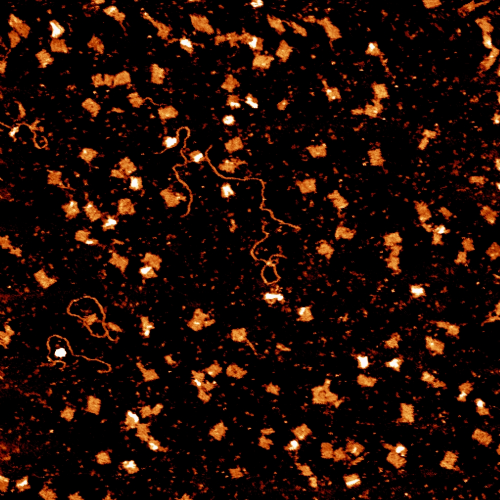
#> input picture DNA_obj_detction/images/proteins.jpg, 1000 x 1000 px, found by its file name (shown at 1/2 size)
$ python cv03.py
#> lines starting #> are read from the running program, lines starting #| are printed output that depends on the picture; after the words box and inside, x2 and y2 are one past the last pixel; in counts of white or black regions, pixels touching at a corner belong together
# -*- coding: utf-8 -*-
#

# --- step 1. libraries
import cv2
import numpy as np
import matplotlib.pyplot as plt


# --- step 2. load an image
image_path = 'images/';
img = cv2.imread(image_path + 'proteins.jpg', cv2.IMREAD_GRAYSCALE);
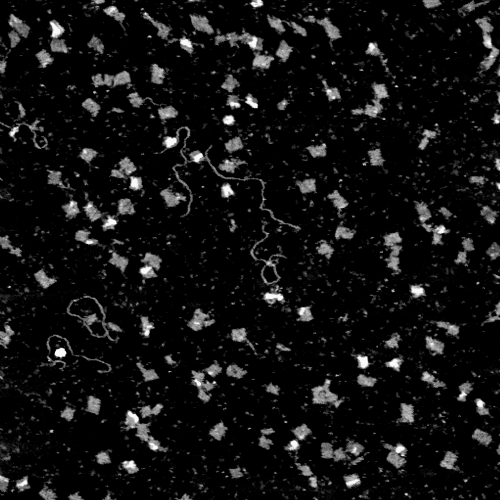
#> img: shape (1000, 1000) (shown at 1/2 size); min 0, max 250, mean 17.8


plt.imshow(img, cmap='gray')
plt.show()

'''
ret,thresh1 = cv2.threshold(img,127,255,cv2.THRESH_BINARY)
ret,thresh2 = cv2.threshold(img,127,255,cv2.THRESH_BINARY_INV)
ret,thresh3 = cv2.threshold(img,127,255,cv2.THRESH_TRUNC)
ret,thresh4 = cv2.threshold(img,127,255,cv2.THRESH_TOZERO)
ret,thresh5 = cv2.threshold(img,127,255,cv2.THRESH_TOZERO_INV)
titles = ['Original Image','BINARY','BINARY_INV','TRUNC','TOZERO','TOZERO_INV']
images = [img, thresh1, thresh2, thresh3, thresh4, thresh5]
for i in range(6):
    plt.subplot(2,3,i+1),plt.imshow(images[i],'gray')
    plt.title(titles[i])
    plt.xticks([]),plt.yticks([])
plt.show()
'''

# --- step 3. apply a threshold
ret,img_th1 = cv2.threshold(img,68,255,cv2.THRESH_BINARY)
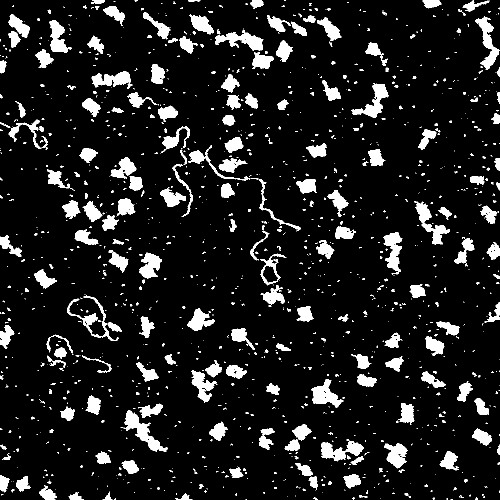
#> img_th1: shape (1000, 1000) (shown at 1/2 size); 10.8% white; 1349 white regions (1032 under 20 px), largest, box (x1, y1, x2, y2) and area: (247, 821, 336, 904) 2113, (950, 33, 999, 140) 1829, (430, 59, 527, 102) 1775
plt.imshow(img_th1, 'gray')
plt.show()

#cv2.imwrite(image_path + 'img_th1.jpg', img_th1)


# --- step 4. resize an image
# resize the image to (1/2, 1/2)
h,w = img_th1.shape
#> h = 1000; w = 1000

img_half = cv2.resize(img_th1, ((int) (h/2), (int) (w/2)) )
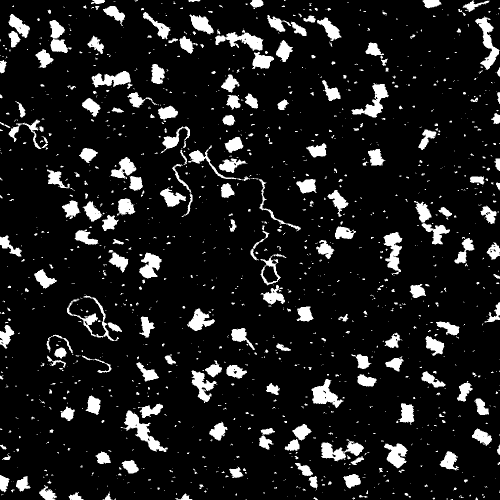
#> img_half: shape (500, 500); min 0, max 255, mean 27.5
#(int) (h/2), (int) (w/2))

plt.imshow(img_half, 'gray')
plt.show()

# --- step 5. filter
# remove outliers
def rm_outliers(img, r=2.0, th = 50):
#> called with r = 2, th = 50
    h, w = img.shape[:2] # load the height and width
#> h = 500; w = 500

    #create a mask with (radius) r is 2
    if r != 2:  # currently we don't consider other radius
        return


    # when the radius is 2

    # assign values to the 4 cornors
    # when radius is 2, the 4 cornors are not included
    mask = np.zeros((5, 5))
    mask[4][0] = 255
    mask[4][4] = 255

    for ih in range(2, h-2):
        for jw in range(2, w-2):

            for i in range(5):
                for j in range(5):

                    if (i == 0 and j == 0) \
                    or (i == 0 and j == 4) \
                    or (i == 4 and j == 0) \
                    or (i == 4 and j == 4):
                        continue;

                    mask[i][j] = img[ih-2 + i][jw-2 + j]

            med = np.median(mask)

            if img[ih][jw] > med + th:
                img[ih][jw] = med;
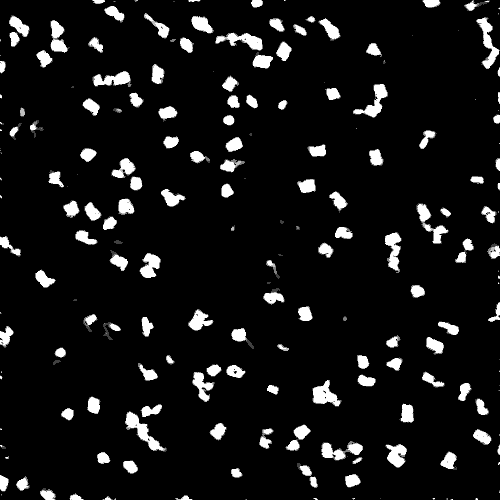
#> img: shape (500, 500); min 0, max 255, mean 20.4
#> after the loop, mask = [[0, 0, 0, 0, 0], [0, 0, 0, 0, 0], [0, 0, 0, 0, 0], [0, 0, 0, 0, 0], [255, 0, 0, 0, 255]]

    return img

# apply : remove outliers method
# takes a while
img_rm_ol = rm_outliers(img_half);


plt.imshow(img_rm_ol, 'gray')
plt.show()


# --- step 6. resize back
# rezise (*2, *2)
img_rs_back = cv2.resize(img_rm_ol, (h, w))

plt.imshow(img_rs_back, 'gray')
plt.show()


# --- step 7. threshold
# threshold [152 ~ 255]
ret,img_res = cv2.threshold(img_rs_back,152,255,cv2.THRESH_BINARY)
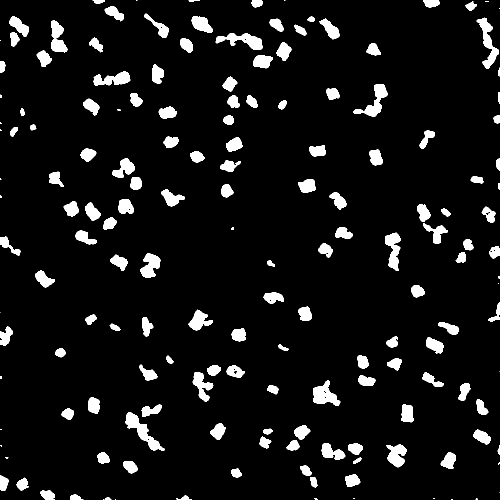
#> img_res: shape (1000, 1000) (shown at 1/2 size); 7.5% white; 167 white regions (24 under 20 px), largest, box (x1, y1, x2, y2) and area: (251, 824, 330, 902) 1807, (953, 35, 998, 137) 1613, (707, 168, 775, 234) 1524

plt.imshow(img_res, 'gray')
plt.show()

cv2.imwrite(image_path + 'img_res.jpg', img_res)

$ run again, with DNA_obj_detction/images/s_b1.jpg copied over DNA_obj_detction/images/proteins.jpg
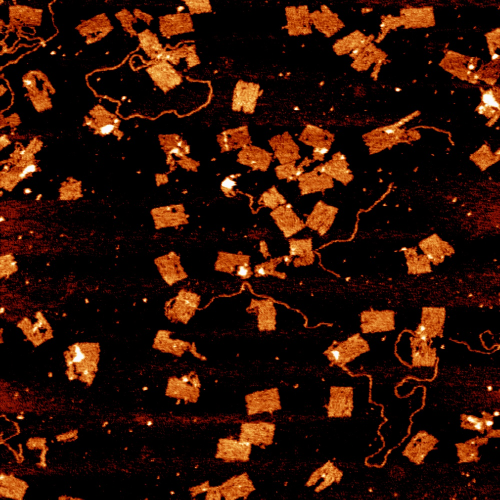
#> input picture DNA_obj_detction/images/s_b1.jpg, 1000 x 1000 px, found by its file name (shown at 1/2 size)
#> img_th1: shape (1000, 1000); 16.4% white; 615 white regions (400 under 20 px), largest, box (x1, y1, x2, y2) and area: (537, 264, 707, 390) 8370, (230, 19, 400, 185) 8190, (516, 371, 676, 475) 6386
#> after the loop in rm_outliers, `for ih in range(2, h-2):`:
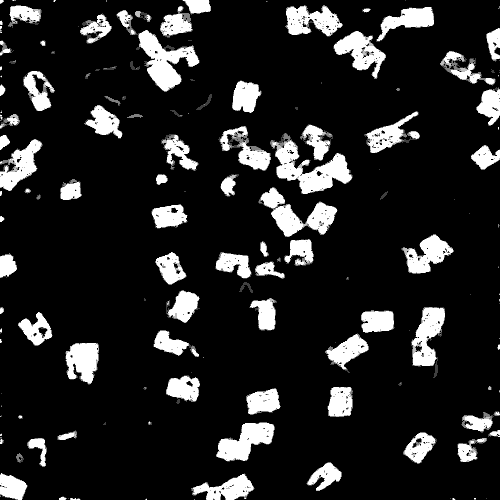
#> img: shape (500, 500); min 0, max 255, mean 35.7
#> after the loop in rm_outliers, `for ih in range(2, h-2):`: mask = [[0, 0, 0, 0, 0], [0, 0, 0, 0, 0], [0, 0, 0, 0, 0], [0, 0, 0, 0, 0], [255, 0, 0, 0, 255]]
#> `ret,img_res = cv2.threshold(img_rs_back,152,255,cv2.THRESH_BINARY)`:
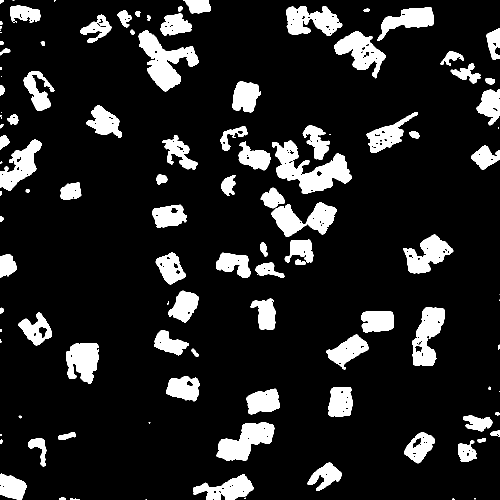
#> img_res: shape (1000, 1000) (shown at 1/2 size); 13.3% white; 114 white regions (22 under 20 px), largest, box (x1, y1, x2, y2) and area: (544, 281, 704, 388) 7450, (277, 60, 398, 183) 6307, (433, 845, 549, 922) 4952
